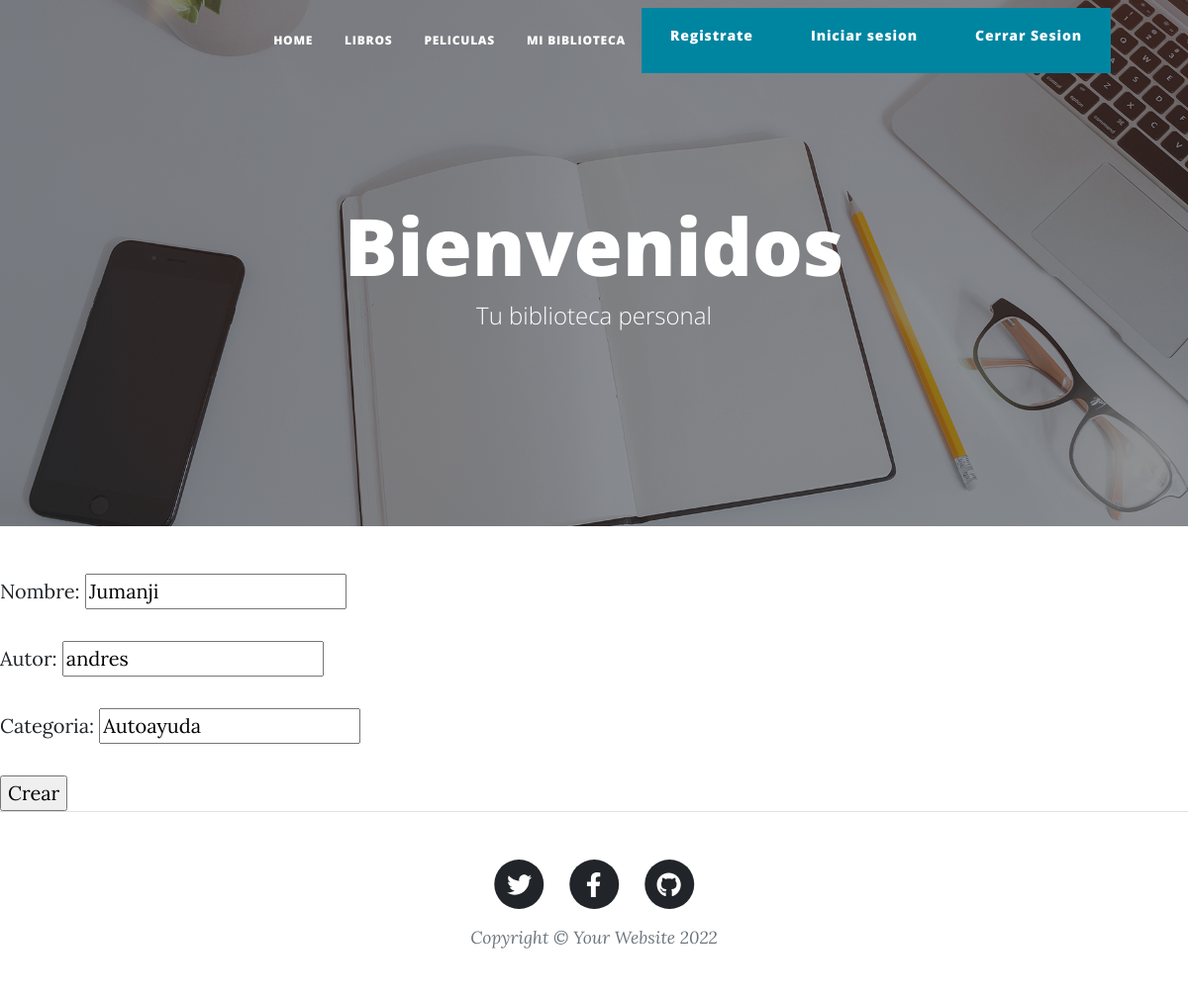
/libreria/libros/actualizar/12 (signed in), run on the app's committed database.
### libreria/models.py (models this page shows, shortened)
class libro(models.Model):
    nombre = models.CharField(max_length=100)
    autor = models.CharField(max_length=100)
    categoria = models.CharField(max_length=200)

### libreria/views.py (the view)
# urls.py: path("libros/actualizar/<pk>",LibrosUpdate.as_view(), name="actualizarlibro"),
class LibrosUpdate(LoginRequiredMixin, UpdateView):
    model = libro
    success_url = "/libreria/libros/"
    fields = ["nombre", "autor", "categoria"]

### libreria/templates/libreria/libro_form.html
{% extends 'libreria/base.html' %}
{% block contenido %}
<form method="post">{% csrf_token %}
    {{form.as_p}}
    <input type="submit" value="Crear">
</form>
{% endblock  %}

### data on the page
libro: nombre "Jumanji", autor "andres", categoria "Autoayuda"
